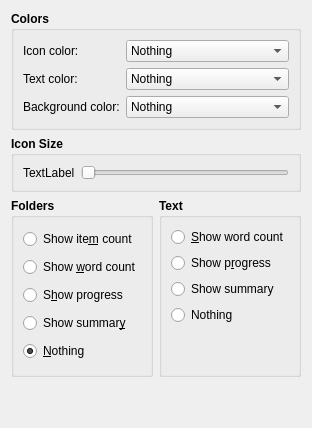
         <widget class="QWidget" name="tab">
          <attribute name="icon">
           <iconset theme="view-list-tree">
            <normaloff>.</normaloff>.</iconset>
          </attribute>
          <attribute name="title">
           <string>Tree</string>
          </attribute>
          <layout class="QVBoxLayout" name="verticalLayout_17">
           <item>
            <widget class="QGroupBox" name="groupBox_3">
             <property name="font">
              <font>
               <weight>75</weight>
               <bold>true</bold>
              </font>
             </property>
             <property name="title">
              <string>Colors</string>
             </property>
             <layout class="QFormLayout" name="formLayout">
              <property name="fieldGrowthPolicy">
               <enum>QFormLayout::ExpandingFieldsGrow</enum>
              </property>
              <item row="0" column="0">
               <widget class="QLabel" name="label_3">
                <property name="font">
                 <font>
                  <weight>50</weight>
                  <bold>false</bold>
                 </font>
                </property>
                <property name="text">
                 <string>Icon color:</string>
                </property>
               </widget>
              </item>
              <item row="0" column="1">
               <widget class="QComboBox" name="cmbTreeIcon">
                <property name="sizePolicy">
                 <sizepolicy hsizetype="Expanding" vsizetype="Fixed">
                  <horstretch>0</horstretch>
                  <verstretch>0</verstretch>
                 </sizepolicy>
                </property>
                <property name="font">
                 <font>
                  <weight>50</weight>
                  <bold>false</bold>
                 </font>
                </property>
                <item>
                 <property name="text">
                  <string>Nothing</string>
                 </property>
                </item>
                <item>
                 <property name="text">
                  <string>POV</string>
                 </property>
                </item>
                <item>
                 <property name="text">
                  <string>Label</string>
                 </property>
                </item>
                <item>
                 <property name="text">
                  <string>Progress</string>
                 </property>
                </item>
                <item>
                 <property name="text">
                  <string>Compile</string>
                 </property>
                </item>
               </widget>
              </item>
              <item row="1" column="0">
               <widget class="QLabel" name="label_4">
                <property name="font">
                 <font>
                  <weight>50</weight>
                  <bold>false</bold>
                 </font>
                </property>
                <property name="text">
                 <string>Text color:</string>
                </property>
               </widget>
              </item>
              <item row="1" column="1">
               <widget class="QComboBox" name="cmbTreeText">
                <property name="sizePolicy">
                 <sizepolicy hsizetype="Expanding" vsizetype="Fixed">
                  <horstretch>0</horstretch>
                  <verstretch>0</verstretch>
                 </sizepolicy>
                </property>
                <property name="font">
                 <font>
                  <weight>50</weight>
                  <bold>false</bold>
                 </font>
                </property>
                <item>
                 <property name="text">
                  <string>Nothing</string>
                 </property>
                </item>
                <item>
                 <property name="text">
                  <string>POV</string>
                 </property>
                </item>
                <item>
                 <property name="text">
                  <string>Label</string>
                 </property>
                </item>
                <item>
                 <property name="text">
                  <string>Progress</string>
                 </property>
                </item>
                <item>
                 <property name="text">
                  <string>Compile</string>
                 </property>
                </item>
               </widget>
              </item>
              <item row="2" column="0">
               <widget class="QLabel" name="label_5">
                <property name="font">
                 <font>
                  <weight>50</weight>
                  <bold>false</bold>
                 </font>
                </property>
                <property name="text">
                 <string>Background color:</string>
                </property>
               </widget>
              </item>
              <item row="2" column="1">
               <widget class="QComboBox" name="cmbTreeBackground">
                <property name="sizePolicy">
                 <sizepolicy hsizetype="Expanding" vsizetype="Fixed">
                  <horstretch>0</horstretch>
                  <verstretch>0</verstretch>
                 </sizepolicy>
                </property>
                <property name="font">
                 <font>
                  <weight>50</weight>
                  <bold>false</bold>
                 </font>
                </property>
                <item>
                 <property name="text">
                  <string>Nothing</string>
                 </property>
                </item>
                <item>
                 <property name="text">
                  <string>POV</string>
                 </property>
                </item>
                <item>
                 <property name="text">
                  <string>Label</string>
                 </property>
                </item>
                <item>
                 <property name="text">
                  <string>Progress</string>
                 </property>
                </item>
                <item>
                 <property name="text">
                  <string>Compile</string>
                 </property>
                </item>
               </widget>
              </item>
             </layout>
            </widget>
           </item>
           <item>
            <widget class="QGroupBox" name="groupBox_16">
             <property name="font">
              <font>
               <weight>75</weight>
               <bold>true</bold>
              </font>
             </property>
             <property name="title">
              <string>Icon Size</string>
             </property>
             <layout class="QHBoxLayout" name="horizontalLayout_11">
              <item>
               <widget class="QLabel" name="lblTreeIconSize">
                <property name="font">
                 <font>
                  <weight>50</weight>
                  <bold>false</bold>
                 </font>
                </property>
                <property name="text">
                 <string>TextLabel</string>
                </property>
               </widget>
              </item>
              <item>
               <widget class="QSlider" name="sldTreeIconSize">
                <property name="font">
                 <font>
                  <weight>50</weight>
                  <bold>false</bold>
                 </font>
                </property>
                <property name="minimum">
                 <number>16</number>
                </property>
                <property name="maximum">
                 <number>128</number>
                </property>
                <property name="orientation">
                 <enum>Qt::Horizontal</enum>
                </property>
               </widget>
              </item>
             </layout>
            </widget>
           </item>
           <item>
            <layout class="QHBoxLayout" name="horizontalLayout_9">
             <item>
              <widget class="QGroupBox" name="groupBox_8">
               <property name="font">
                <font>
                 <weight>75</weight>
                 <bold>true</bold>
                </font>
               </property>
               <property name="title">
                <string>Folders</string>
               </property>
               <layout class="QVBoxLayout" name="verticalLayout_15">
                <item>
                 <widget class="QRadioButton" name="rdoTreeItemCount">
                  <property name="font">
                   <font>
                    <weight>50</weight>
                    <bold>false</bold>
                   </font>
                  </property>
                  <property name="text">
                   <string>Show ite&amp;m count</string>
                  </property>
                 </widget>
                </item>
                <item>
                 <widget class="QRadioButton" name="rdoTreeWC">
                  <property name="font">
                   <font>
                    <weight>50</weight>
                    <bold>false</bold>
                   </font>
                  </property>
                  <property name="text">
                   <string>Show &amp;word count</string>
                  </property>
                 </widget>
                </item>
                <item>
                 <widget class="QRadioButton" name="rdoTreeProgress">
                  <property name="font">
                   <font>
                    <weight>50</weight>
                    <bold>false</bold>
                   </font>
                  </property>
                  <property name="text">
                   <string>S&amp;how progress</string>
                  </property>
                 </widget>
                </item>
                <item>
                 <widget class="QRadioButton" name="rdoTreeSummary">
                  <property name="font">
                   <font>
                    <weight>50</weight>
                    <bold>false</bold>
                   </font>
                  </property>
                  <property name="text">
                   <string>Show summar&amp;y</string>
                  </property>
                 </widget>
                </item>
                <item>
                 <widget class="QRadioButton" name="rdoTreeNothing">
                  <property name="font">
                   <font>
                    <weight>50</weight>
                    <bold>false</bold>
                   </font>
                  </property>
                  <property name="text">
                   <string>&amp;Nothing</string>
                  </property>
                  <property name="checked">
                   <bool>true</bool>
                  </property>
                 </widget>
                </item>
               </layout>
              </widget>
             </item>
             <item>
              <widget class="QGroupBox" name="groupBox_9">
               <property name="font">
                <font>
                 <weight>75</weight>
                 <bold>true</bold>
                </font>
               </property>
               <property name="title">
                <string>Text</string>
               </property>
               <layout class="QVBoxLayout" name="verticalLayout_16">
                <item>
                 <widget class="QRadioButton" name="rdoTreeTextWC">
                  <property name="font">
                   <font>
                    <weight>50</weight>
                    <bold>false</bold>
                   </font>
                  </property>
                  <property name="text">
                   <string>&amp;Show word count</string>
                  </property>
                 </widget>
                </item>
                <item>
                 <widget class="QRadioButton" name="rdoTreeTextProgress">
                  <property name="font">
                   <font>
                    <weight>50</weight>
                    <bold>false</bold>
                   </font>
                  </property>
                  <property name="text">
                   <string>Show p&amp;rogress</string>
                  </property>
                 </widget>
                </item>
                <item>
                 <widget class="QRadioButton" name="rdoTreeTextSummary">
                  <property name="font">
                   <font>
                    <weight>50</weight>
                    <bold>false</bold>
                   </font>
                  </property>
                  <property name="text">
                   <string>Show summary</string>
                  </property>
                 </widget>
                </item>
                <item>
                 <widget class="QRadioButton" name="rdoTreeTextNothing">
                  <property name="font">
                   <font>
                    <weight>50</weight>
                    <bold>false</bold>
                   </font>
                  </property>
                  <property name="text">
                   <string>Nothing</string>
                  </property>
                 </widget>
                </item>
                <item>
                 <spacer name="verticalSpacer_6">
                  <property name="font">
                   <font>
                    <weight>50</weight>
                    <bold>false</bold>
                   </font>
                  </property>
                  <property name="orientation">
                   <enum>Qt::Vertical</enum>
                  </property>
                  <property name="sizeHint" stdset="0">
                   <size>
                    <width>20</width>
                    <height>40</height>
                   </size>
                  </property>
                 </spacer>
                </item>
               </layout>
              </widget>
             </item>
            </layout>
           </item>
           <item>
            <spacer name="verticalSpacer_3">
             <property name="orientation">
              <enum>Qt::Vertical</enum>
             </property>
             <property name="sizeHint" stdset="0">
              <size>
               <width>20</width>
               <height>40</height>
              </size>
             </property>
            </spacer>
           </item>
          </layout>
         </widget>
